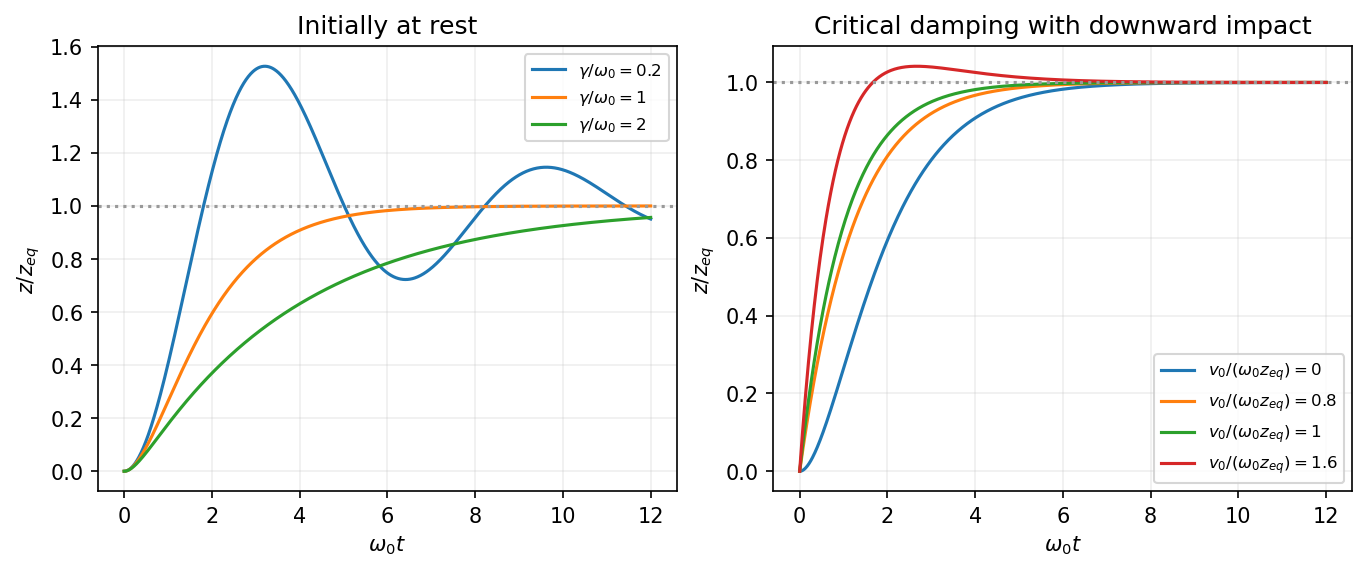

Here is the Python script that generated this plot:
"""Original explanatory figure; run from the mirrored _media directory."""
from pathlib import Path
import numpy as np
import matplotlib
matplotlib.use("Agg")
import matplotlib.pyplot as plt
plt.rcParams.update({"font.size": 10, "figure.facecolor": "white", "axes.facecolor": "white"})

fig,axs=plt.subplots(1,2,figsize=(9,3.7),layout='constrained');t=np.linspace(0,12,900)
for g in [.2,1,2]:
 if g<1:w=np.sqrt(1-g*g);z=1-np.exp(-g*t)*(np.cos(w*t)+g/w*np.sin(w*t))
 elif g==1:z=1-(1+t)*np.exp(-t)
 else:w=np.sqrt(g*g-1);z=1-np.exp(-g*t)*(np.cosh(w*t)+g/w*np.sinh(w*t))
 axs[0].plot(t,z,label=rf'$\gamma/\omega_0={g:g}$')
for u in [0,.8,1,1.6]:axs[1].plot(t,1+(-1+(u-1)*t)*np.exp(-t),label=rf'$v_0/(\omega_0z_{{eq}})={u:g}$')
for a in axs:a.axhline(1,color='0.6',ls=':');a.set(xlabel=r'$\omega_0t$',ylabel=r'$z/z_{eq}$');a.grid(alpha=.2);a.legend(fontsize=8)
axs[0].set_title('Initially at rest');axs[1].set_title('Critical damping with downward impact')

fig.savefig(Path.cwd()/Path(__file__).with_suffix(".png").name, dpi=150, facecolor="white", bbox_inches="tight")
plt.close(fig)
